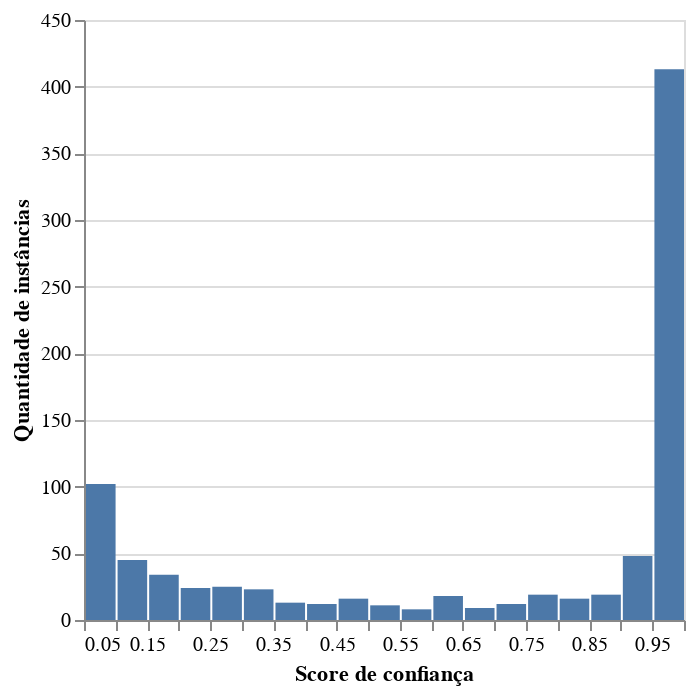

Source (notebook cell):
### Code cell
import altair as alt

alt.Chart(scores_df).mark_bar().encode(
    alt.X("score de confiança:Q").bin(maxbins=20).title("Score de confiança"),
    alt.Y("count()", title="Quantidade de instâncias")
)

### Figure 1 — Vega-Lite specification as saved in the notebook (floating-point values rounded to 4 significant figures; data arrays with more than 128 entries replaced by an {"elided": "..."} marker saying what was removed)
{"config": {"view": {"continuousWidth": 300, "continuousHeight": 300}}, "data": {"name": "data-84da799eeeac6c8fa1b3f8173da64928"}, "mark": {"type": "bar"}, "encoding": {"x": {"bin": {"maxbins": 20}, "field": "score de confiança", "title": "Score de confiança", "type": "quantitative"}, "y": {"aggregate": "count", "title": "Quantidade de instâncias", "type": "quantitative"}}, "$schema": "https://vega.github.io/schema/vega-lite/v5.16.3.json", "datasets": {"data-84da799eeeac6c8fa1b3f8173da64928": {"elided": "867 records"}}}
